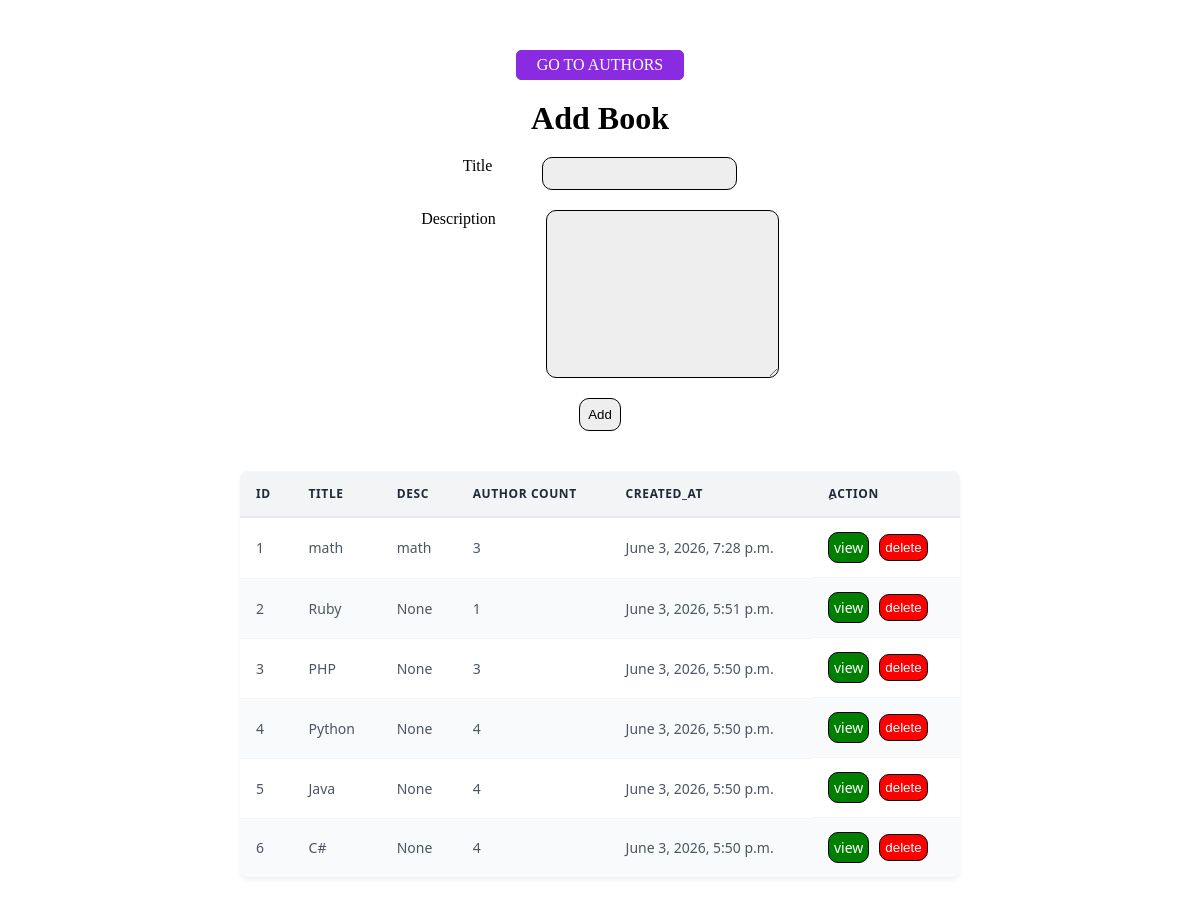
The page / on the database its author committed.
### book_authors_app/models.py (models this page shows)
class Book(models.Model):
    title = models.CharField(max_length=255)
    desc = models.TextField(null=True,blank=True)
    created_at = models.DateTimeField(auto_now_add=True)
    updated_at = models.DateTimeField(auto_now=True)

### book_authors_app/views.py (the view)
# urls.py: path('',views.books),
def books(request):
    context = {
        'books' : models.Book.objects.all().order_by('-created_at')
    }
    return render(request,'index.html',context)

### book_authors_app/templates/index.html (shortened to what this page needs)
<!DOCTYPE html>
<html lang="en">
<head>
    {%load static%}
    <link rel="stylesheet" href="{%static 'css/style.css'%}">
</head>
<body>
    <div class="container">
        <div class="book-form">
            <form action="/book/create" method="post">
                <a href="/authors" class="book-link">GO TO AUTHORS</a>
                <h1>Add Book</h1>
                <div class="box">
                    <label for="title">Title</label>
                    <input type="text" name="title" id="title" required>
                </div>
                <div class="box">
                    <label for="desc">Description</label>
                    <textarea name="desc" id="desc" cols="25" rows="10"></textarea>
                </div>
                <input type="submit" value="Add">
            </form>
        </div>
        <div class="book-table">
            <table>
                <thead>
                    <tr>
                        <th>id</th>
                        <th>title</th>
                        <th>desc</th>
                        <th>Author Count</th>
                        <th>created_at</th>
                        <th>ِAction</th>
                    </tr>
                </thead>
                <tbody>
                    {%for book in books%}
                    <tr>
                        <td>{{forloop.counter}}</td>
                        <td>{{book.title}}</td>
                        <td>{{book.desc}}</td>
                        <td>{{book.authors.count}}</td>
                        <td>{{book.created_at}}</td>
                        <td class="action">
                            <a href="{%url 'book-show' id=book.id%}" class="btn-v">view</a>
                            <form action="{% url 'delete-book' id=book.id %}" method="post">
                                <input class="btn-d" type="submit" value="delete">
                            </form>
                        </td>
                    </tr>
                    {%endfor%}
                </tbody>
            </table>
        </div>
    </div>
</body>
</html>

### book_authors_app/static/css/style.css (style rules this page uses)
* { margin: 0; padding: 0; box-sizing: border-box; }
.container { width: 60%; margin: 50px auto; display: flex; flex-direction: column; gap: 20px; }
.container .book-form form { display: flex; justify-content: center; align-items: center; flex-direction: column; gap: 20px; }
.container .book-form form input { padding: 8px; background-color: #eee; border: 0.5px solid #000; border-radius: 10px; outline: none; }
.container .book-form form textarea { padding: 8px; background-color: #eee; border: 0.5px solid #000; border-radius: 10px; outline: none; }
.container .book-form form .box { display: flex; align-items: start; gap: 50px; justify-content: start; }
table { width: 100%; border-collapse: collapse; margin: 20px 0; font-family: 'Segoe UI', Roboto, Helvetica, Arial, sans-serif; font-size: 14px; background-color: #ffffff; border-radius: 8px; overflow: hidden; box-shadow: 0 4px 6px -1px rgba(0, 0, 0, 0.05), 0 2px 4px -1px rgba(0, 0, 0, 0.03); }
th { background-color: #f3f4f6; color: #1f2937; font-weight: 600; text-align: left; padding: 14px 16px; border-bottom: 2px solid #e5e7eb; text-transform: uppercase; letter-spacing: 0.05em; font-size: 12px; }
td { padding: 14px 16px; color: #4b5563; border-bottom: 1px solid #f3f4f6; vertical-align: middle; }
tr:nth-child(even) { background-color: #f9fafb; }
tr:last-child td { border-bottom: none; }
.action { display: flex; justify-content: start; align-items: center; gap: 10px; }
.btn-v { padding: 5px; background-color: green; color: #fff; border: 0.5px solid #000; border-radius: 10px; }
a { text-decoration: none; }
.btn-d { padding: 5px; background-color: red; color: #fff; border: 0.5px solid #000; border-radius: 10px; }
.book-link { display: inline; padding: 5px 20px; background-color: blueviolet; color: #fff; border-radius: 5px; border: 1px solid blueviolet; transition: 0.4s ease-in-out; }

### rows shown on the page
Book: title "math", desc "math", authors.count "3", created_at "June 3, 2026, 7:28 p.m."
Book: title "Ruby", desc "None", authors.count "1", created_at "June 3, 2026, 5:51 p.m."
Book: title "PHP", desc "None", authors.count "3", created_at "June 3, 2026, 5:50 p.m."
Book: title "Python", desc "None", authors.count "4", created_at "June 3, 2026, 5:50 p.m."
Book: title "Java", desc "None", authors.count "4", created_at "June 3, 2026, 5:50 p.m."
Book: title "C#", desc "None", authors.count "4", created_at "June 3, 2026, 5:50 p.m."
